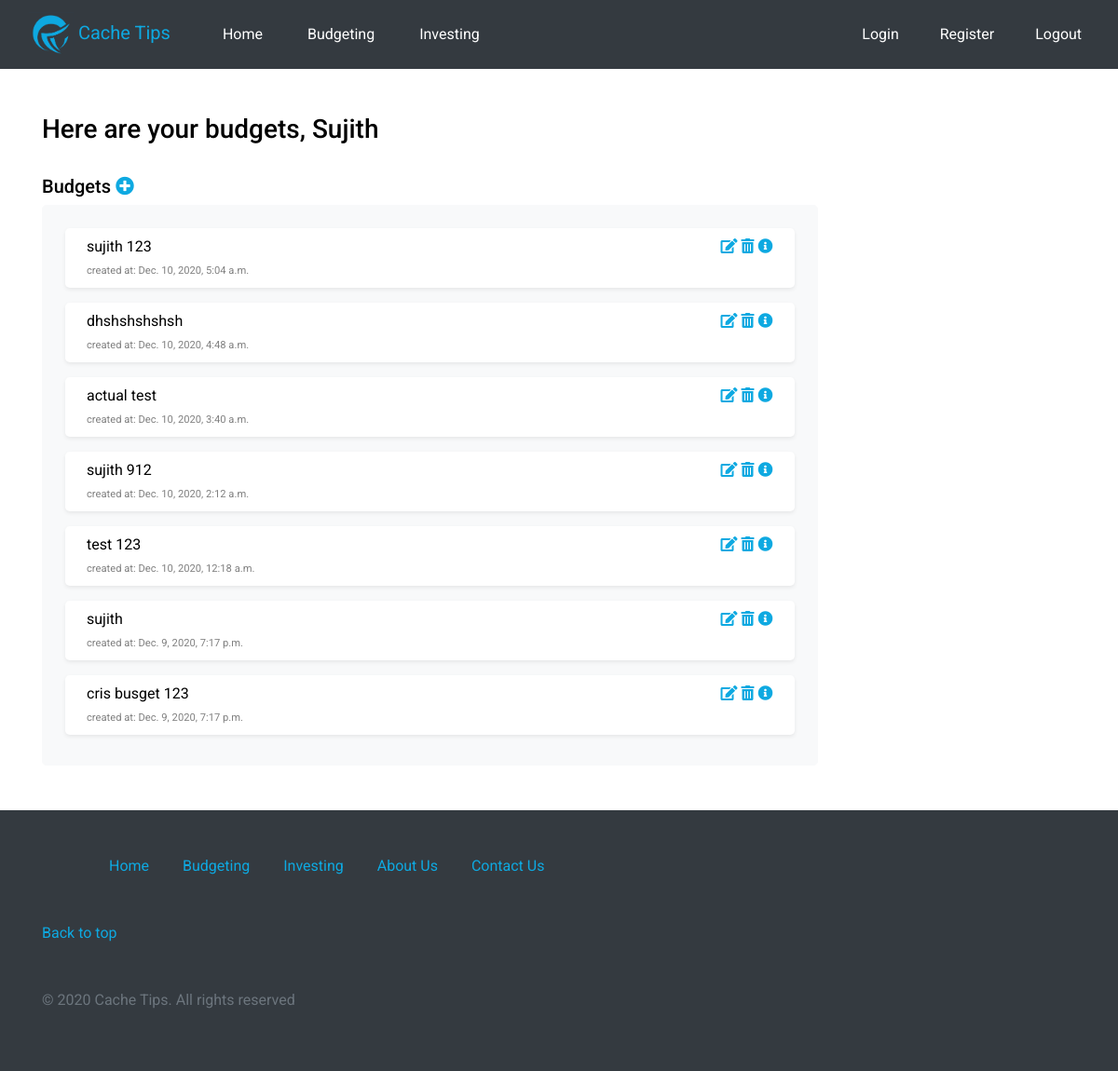
/budget-dashboard/ (signed in), run on the app's committed database.
### Website/models.py (models this page shows)
class Budget(models.Model):
    created_by = models.ForeignKey(User, default=settings.AUTH_USER_MODEL, on_delete=models.CASCADE)
    created_at = models.DateTimeField(auto_now_add=True)
    budget_name = models.CharField(max_length=100)
    earned_income = models.DecimalField(max_digits=20, decimal_places=2, default=0)
    housing_expense = models.DecimalField(max_digits=20, decimal_places=2, default=0)
    food_expense = models.DecimalField(max_digits=20, decimal_places=2, default=0)
    medical_expense = models.DecimalField(max_digits=20, decimal_places=2, default=0)
    child_care_expense = models.DecimalField(max_digits=20, decimal_places=2, default=0)
    taxes = models.DecimalField(max_digits=20, decimal_places=2, default=0)

### Website/views.py (the view)
# urls.py: path('budget-dashboard/', views.budget_dashboard, name='budget-dashboard'),
@login_required(login_url='../login')
def budget_dashboard(request):
    current_user = request.user
    budgets = Budget.objects.filter(created_by=current_user.id).order_by('-created_at')
    return render(request, 'budget/budget-dashboard.html', context={'budgets': budgets, 'current_user': current_user})

### templates/budget/budget-dashboard.html
{% extends 'budget/base.html' %}
{% block body %}
    <div class="container mt-5">
        <h3>Here are your budgets, {{ current_user | title }}</h3>
        <br>
        <h5>
            Budgets
            <a href="{% url 'budget-dashboard-add' %}">
                <span class="fas fa-plus-circle"></span>
            </a>
        </h5>
        <div class="p-3 border border-light bg-light rounded-lg w-75">
            {% for budget in budgets %}
                <div class="row rounded-lg shadow-sm bg-white p-2 ml-2 mt-2 mr-2 mb-3">
                    <div class="col-md-6">
                        <a id="title-card" href="{% url 'budget-dashboard-details' budget.id %}">{{ budget.budget_name }}</a>
                        <br>
                        <span class="created-at">created at: {{ budget.created_at }}</span>
                    </div>
                    <div class="col-md-6 text-right">
                        <a href="{% url 'budget-dashboard-update' budget.id %}">
                            <span class="fas fa-edit"></span>
                        </a>
                        <a href="{% url 'budget-dashboard-delete' budget.id %}">
                            <span class="fas fa-trash-alt"></span>
                        </a>
                        <a href="{% url 'budget-dashboard-details' budget.id %}">
                            <span class="fas fa-info-circle"></span>
                        </a>
                    </div>
                </div>
            {% endfor %}
        </div>
    </div>
{% endblock %}

### static/css/styles.css (style rules this page uses)
.created-at { font-size: 0.7rem; color: gray; }
#title-card { color: black; }
body { font-family: 'Roboto', sans-serif; color: black; }
a { text-decoration: none; color: #0ea9e1; }

### data on the page
Budget: budget_name "sujith 123", created_at "Dec. 10, 2020, 5:04 a.m."
Budget: budget_name "dhshshshshsh", created_at "Dec. 10, 2020, 4:48 a.m."
Budget: budget_name "actual test", created_at "Dec. 10, 2020, 3:40 a.m."
Budget: budget_name "sujith 912", created_at "Dec. 10, 2020, 2:12 a.m."
Budget: budget_name "test 123", created_at "Dec. 10, 2020, 12:18 a.m."
Budget: budget_name "sujith", created_at "Dec. 9, 2020, 7:17 p.m."
Budget: budget_name "cris busget 123", created_at "Dec. 9, 2020, 7:17 p.m."

### other printed values
{{ current_user | title }} "Sujith"
